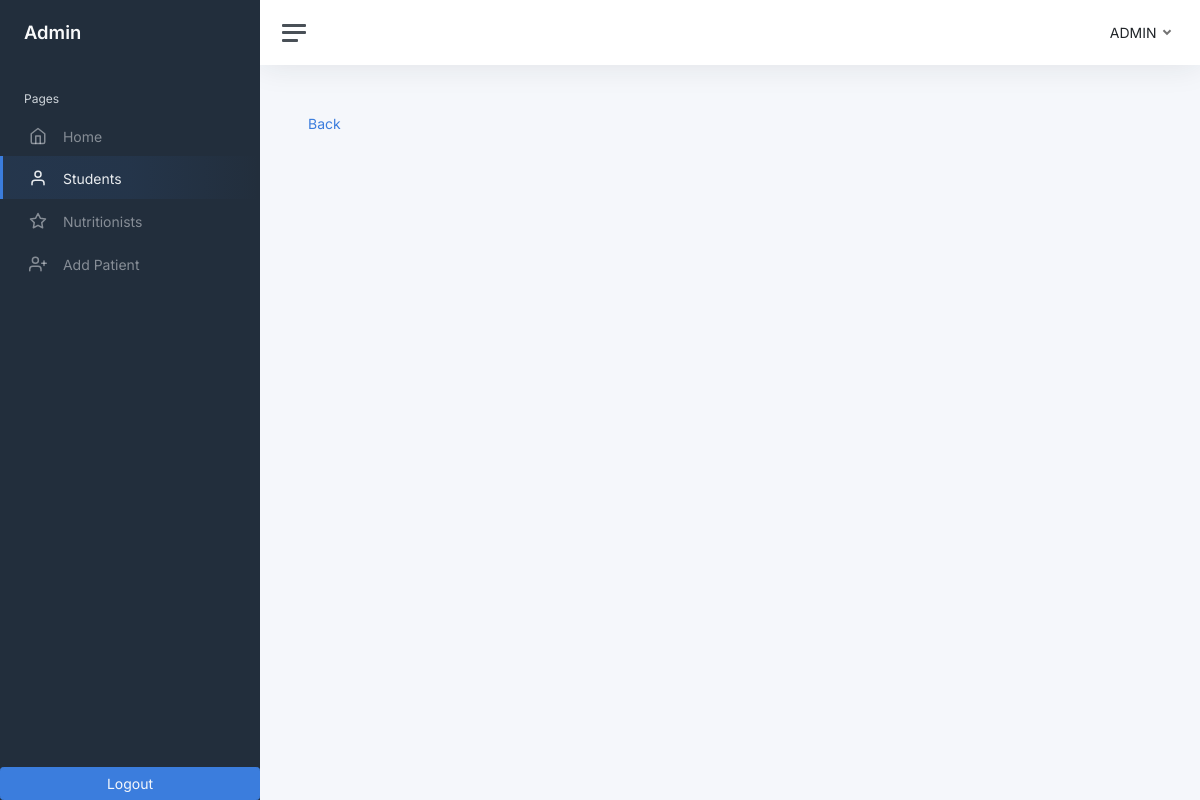
The app's page /edit-student.php?student_id=Brent, older data.
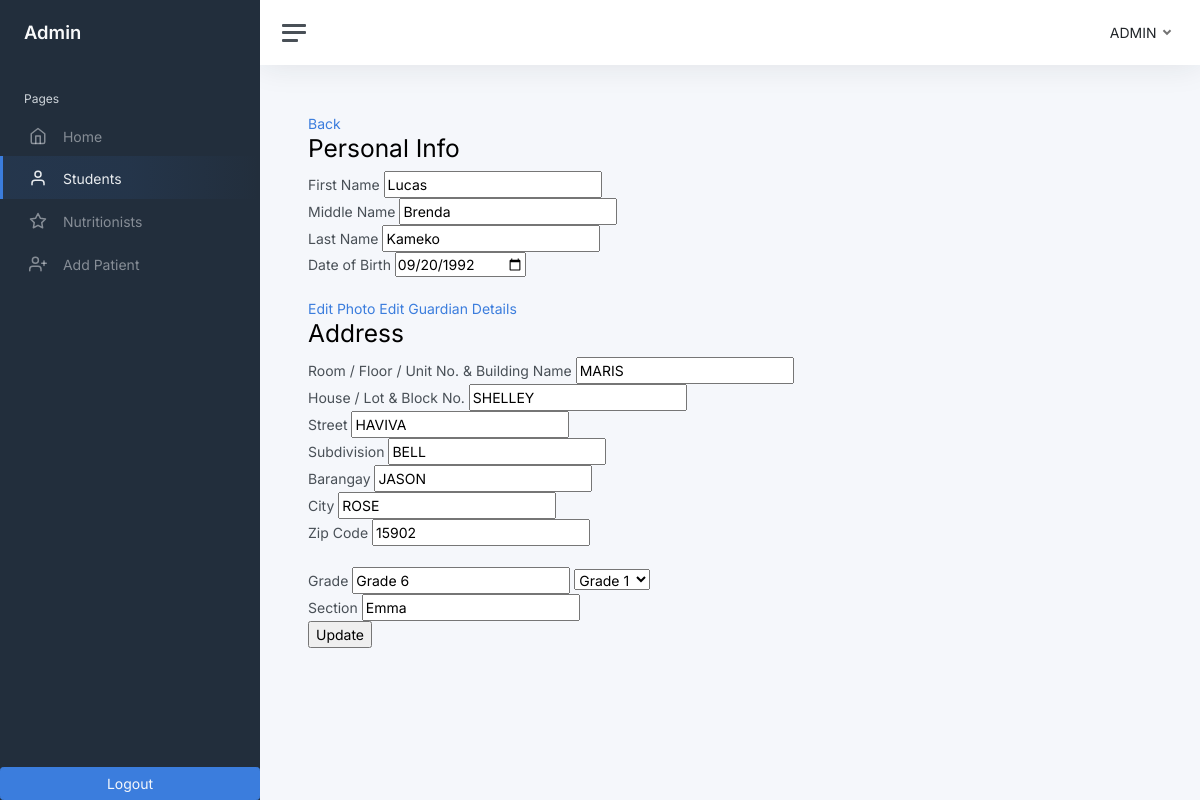
The same page, newer data.
### tables this page shows
CREATE TABLE `users` (
  `id` int(11) NOT NULL,
  `user_id` varchar(250) NOT NULL,
  `email` varchar(50) NOT NULL,
  `password` varchar(50) NOT NULL,
  `first_name` varchar(50) NOT NULL,
  `middle_name` varchar(50) NOT NULL,
  `last_name` varchar(50) NOT NULL,
  `contact_number` varchar(50) NOT NULL,
  `room` varchar(50) NOT NULL,
  `house` varchar(50) NOT NULL,
  `street` varchar(50) NOT NULL,
  `subdivision` varchar(50) NOT NULL,
  `barangay` varchar(50) NOT NULL,
  `city` varchar(50) NOT NULL,
  `zip` varchar(50) NOT NULL,
  `address` varchar(255) NOT NULL,
  `gender` varchar(11) NOT NULL,
  `user_type` int(11) NOT NULL,
  `image` blob NOT NULL,
  `student_id` varchar(255) NOT NULL,
  `date_time_created` datetime NOT NULL,
  `date_time_updated` datetime NOT NULL
);

CREATE TABLE `students` (
  `id` int(11) NOT NULL,
  `student_id` varchar(250) NOT NULL,
  `first_name` varchar(50) NOT NULL,
  `middle_name` varchar(50) NOT NULL,
  `last_name` varchar(50) NOT NULL,
  `date_of_birth` varchar(50) NOT NULL,
  `gender` varchar(50) NOT NULL,
  `room` varchar(50) NOT NULL,
  `house` varchar(50) NOT NULL,
  `street` varchar(50) NOT NULL,
  `subdivision` varchar(50) NOT NULL,
  `barangay` varchar(50) NOT NULL,
  `city` varchar(50) NOT NULL,
  `zip` varchar(50) NOT NULL,
  `image` blob NOT NULL,
  `grade` varchar(10) NOT NULL,
  `section` varchar(50) NOT NULL,
  `date_time_created` datetime NOT NULL,
  `date_time_updated` datetime NOT NULL
);

### edit-student.php (the view, shortened to what this page needs)
<?php
include('connection.php');
?>
<!DOCTYPE html>
<html lang="en">
<head>
    <link href="admin-template/css/app.css" rel="stylesheet">
	<link rel="./stylesheet" href="./styles/bootstrap/css/bootstrap.css">
</head>
<body>
    <div class="wrapper">
		<nav id="sidebar" class="sidebar js-sidebar">
			<div class="sidebar-content js-simplebar">
				<a class="sidebar-brand" href="index.html">
          <span class="align-middle">Admin</span>
        </a>
				<ul class="sidebar-nav">
					<li class="sidebar-header">
						Pages
					</li>
					<li class="sidebar-item">
						<a class="sidebar-link" href="home-admin.php">
                            <i class="align-middle" data-feather="home"></i> <span class="align-middle">Home</span>
                         </a>
					</li>
					<li class="sidebar-item active">
						<a class="sidebar-link" href="view-students.php">
                            <i class="align-middle" data-feather="user"></i> <span class="align-middle">Students</span>
                        </a>
					</li>
					<li class="sidebar-item">
						<a class="sidebar-link disabled" href="#">
                            <i class="align-middle" data-feather="star"></i> <span class="align-middle">Nutritionists</span>
                        </a>
					</li>
					<li class="sidebar-item">
						<a class="sidebar-link" href="add-patient.php">
                            <i class="align-middle" data-feather="user-plus"></i> <span class="align-middle">Add Patient</span>
                        </a>
					</li>
				</ul>
				<a class="text-light text-center btn btn-primary" href="logout-admin.php">Logout</a>
			</div>
		</nav>
		<div class="main">
			<nav class="navbar navbar-expand navbar-light navbar-bg">
				<a class="sidebar-toggle js-sidebar-toggle">
          <i class="hamburger align-self-center"></i>
        </a>
				<div class="navbar-collapse collapse">
					<ul class="navbar-nav navbar-align">
						<li class="nav-item dropdown">
							<a class="nav-link dropdown-toggle d-none d-sm-inline-block" href="#" data-bs-toggle="dropdown" id="dropdownMenuButton1">
                                <span class="text-dark">ADMIN</span>
                            </a>
						</li>
					</ul>
				</div>
			</nav>
			<main class="content">
				<div class="container-fluid p-0">
                <a href="view-students.php">Back</a>
                <?php
                if(isset($_GET['student_id'])){
                    $student_id = $_GET['student_id'];
                    $query = "SELECT students.student_id AS student_student_id, students.first_name AS student_first_name, students.last_name AS student_last_name ,students.middle_name AS student_middle_name, students.date_of_birth AS student_date_of_birth, students.gender AS student_gender ,students.room AS student_room,students.house AS student_house,students.street AS student_street,students.subdivision AS student_subdivison,students.barangay AS student_barangay,students.city AS student_city,students.zip AS student_zip,students.grade AS student_grade,students.section AS student_section,students.date_time_created AS student_date_time_created,users.first_name AS user_first_name , users.middle_name AS user_middle_name , users.last_name AS user_last_name, users.room AS user_room, users.house AS user_house , users.street AS user_street, users.subdivision AS user_subdivision, users.barangay AS user_barangay, users.city AS user_city , users.zip AS user_zip , users.image AS user_image , users.student_id AS user_student_id, users.user_id AS user_user_id FROM students LEFT JOIN users
                    ON students.student_id = users.student_id WHERE students.student_id = '$student_id'";
                    $run = mysqli_query($conn,$query);
                    if(mysqli_num_rows($run) > 0){
                        foreach($run as $row ){
                            ?>
                                <form action="edit-student.php" method="POST" enctype="multipart/form-data">
                                    <h2>Personal Info</h2>
                                    <label for="">First Name</label>
                                    <input type="text" name="first_name" value="<?php echo $row ['student_first_name']?>">
                                    <br>
                                    <label for="">Middle Name</label>
                                    <input type="text" name="middle_name" value="<?php echo $row ['student_middle_name']?>">
                                    <br>
                                    <label for="">Last Name</label>
                                    <input type="text" name="last_name" value="<?php echo $row ['student_last_name']?>">
                                    <br>
                                    <label for="">Date of Birth</label>
                                    <input type="date" name="date_of_birth" value="<?php echo $row ['student_date_of_birth']?>" id="">
                                    <br>
                                    <br>
                                    <a href="edit-student-image.php?student_id=<?php echo $row ['student_student_id']?>">Edit Photo</a>
                                    <a href="edit-guardian-details.php?student_id=<?php echo $row ['student_student_id']?>">Edit Guardian Details</a>
                                    <br>
                                    <h2>Address</h2>
                                    <label for="">Room / Floor / Unit No. & Building Name</label>
                                    <input type="text" name="room" value="<?php echo $row ['student_room'] ?>">
                                    <br>
                                    <label for="">House / Lot & Block No.</label>
                                    <input type="text" name="house" value="<?php echo $row ['student_house']?>">
                                    <br>
                                    <label for="">Street</label>
                                    <input type="text" name="street" value="<?php echo $row ['student_street']?>">
                                    <br>
                                    <label for="">Subdivision</label>
                                    <input type="text" name="subdivision" value="<?php echo $row ['student_subdivison']?>">
                                    <br>
                                    <label for="">Barangay</label>
                                    <input type="text" name="barangay" value="<?php echo $row ['student_barangay']?>">
                                    <br>
                                    <label for="">City</label>
                                    <input type="text" name="city" value="<?php echo $row ['student_city']?>">
                                    <br>
                                    <label for="">Zip Code</label>
                                    <input type="number" name="zip_code" value="<?php echo $row ['student_zip']?>">
                                    <br>
                                    <br>
                                    <label for="">Grade</label>
                                    <input type="text" name="grade" value="<?php echo $row ['student_grade']?>" readonly>
                                    <select name="grade" id="">
                                        <option value="Grade 1">Grade 1</option>
                                    </select>
                                    <br>
                                    <label for="">Section</label>
                                    <input type="text" name="section" value="<?php echo $row ['student_section']?>">
                                    <br>
                                    <input type="submit" name="update" value="Update">
                                </form>
                            <?php
                        }
                    }
                }
                ?>
				</div>
			</main>
		</div>
	</div>
</body>
</html>

Row changes from the older to the newer data that the page shows:
added users: first_name "Lucas", middle_name "Brenda", last_name "Kameko", date_of_birth "09/20/1992", room "MARIS", house "SHELLEY", street "HAVIVA", subdivision "BELL", barangay "JASON", city "ROSE", zip_code "15902", grade "Grade 6", section "Emma"
